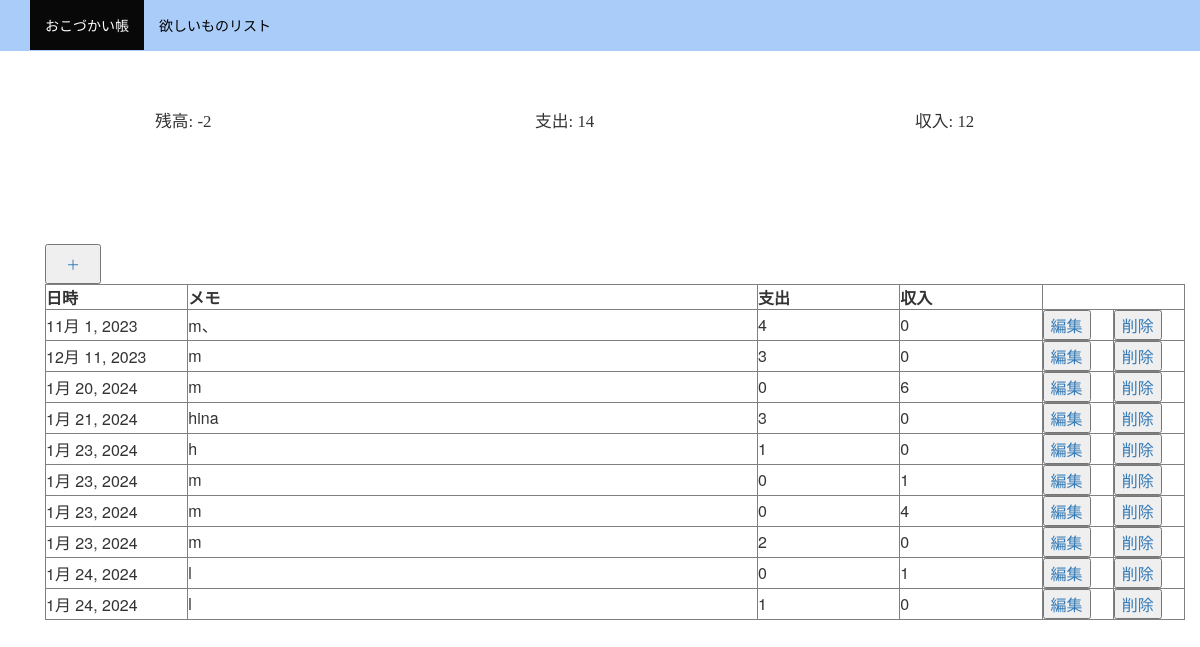
The app's page /app/passbook/ with its own data.
### app/models.py (models this page shows, shortened)
class Money(models.Model):
    duedate = models.DateField("日付",default=timezone.now)
    content = models.TextField("メモ",null=True,blank=False)
    title = models.IntegerField("支出",default=0,null = True,blank=False)
    title2 = models.IntegerField("収入",default=0,null = True,blank=False)
    balance = models.IntegerField(default=0,null = True,blank=True)

### app/views.py (the view)
# urls.py: path('passbook/', views.passbook, name="passbook"),
def passbook(request):
    moneys = Money.objects.order_by("duedate")
    old_title = 0
    old_balance = 0
    old_title2 = 0
    for money in moneys:
        money.titil = old_title + money.title
        old_title = money.titil
        money.titil2 = old_title2 + money.title2
        old_title2 = money.titil2
        money.balance = old_balance + (money.title2 - money.title)
        old_balance = money.balance
        money.save()
    header = ['日付','メモ','支出','収入','残高']
    my_dict2 = {
        'moneys': moneys,
        'header':header,
        'old_title':old_title,
        'old_title2':old_title2,
        'old_balance':old_balance
    }
    return render(request, 'app/passbook.html', my_dict2)

### app/templates/app/passbook.html (shortened to what this page needs)
{% extends './base.html' %}
{% load mathfilters %}
{% block content %}
<nav class="navbar navbar-inverse navbar-fixed-top">
  <div class="container">
        <div id="navbar" class="collapse navbar-collapse">
                <ul class="nav navbar-nav">
                    <li class="active"><a href="{% url 'app:passbook' %}">おこづかい帳</a></li>
                    <li><a href="{% url 'app:want' %}">欲しいものリスト</a></li>
                </ul>
            </div>
        </div>
    </nav>
<div class="container">
            <div class="horizontal-container">
              <p>残高: {{ old_balance }}</p>
              <p>支出: {{ old_title }}</p>
              <p>収入: {{ old_title2 }}</p>
            </div>
            <button><a href="{% url 'app:new' %}" class="btn">＋</a></button>
            <table border="1" width="100%">
              <tr>
                <th width="10%">日時</th>
                <th width="40%">メモ</th>
                <th width="10%">支出</th>
                <th width="10%">収入</th>
              </tr>
              {% for money in moneys %}
              <tr>
                <td width="10%">{{ money.duedate }}</td>
                <td width="40%">{{ money.content }}</td>
                <td width="10%">{{ money.title }}</td>
                <td width="10%">{{ money.title2 }}</td>
                {% if money.title == 0 %}
                  <td width="5%"><button><a href="{% url 'app:edit0' money.id %}">編集</a></td></button>
                {% else %}
                  <td width="5%"><button><a href="{% url 'app:edit' money.id %}">編集</a></td></button>
                {% endif %}
                <td width="5%"><button><a href="{% url 'app:delete' money.id %}">削除</a></td></button>
              </tr>
              {% endfor %}
            </table>
{% endblock %}

### app/templates/app/base.html (shortened to what this page needs)
<html>
    <head>
        <link rel="stylesheet" href="https://maxcdn.bootstrapcdn.com/bootstrap/3.3.6/css/bootstrap.min.css">
    </head>
    <body>
        <nav class="navbar navbar-inverse navbar-fixed-top">
            <div class="container">
                  <div id="navbar" class="collapse navbar-collapse">
                          <ul class="nav navbar-nav">
                              <li><a href="{% url 'app:passbook' %}">おこづかい帳</a></li>
                              <li><a href="{% url 'app:want' %}">欲しいものリスト</a></li>
                          </ul>
                      </div>
                  </div>
              </nav>
          <div class="container">
        {% block content %}
        {% endblock %}
    </body>
</html>

### app/templates/app/base.html (style rules this page uses)
body { background-color: #ffffff; }
.navbar-inverse { background-color:rgb(169, 204, 249); border-color:rgb(169, 204, 249); }
.navbar-inverse .navbar-nav > li > a { color:black; }
p { padding: 10px 10px; margin: 30px; font-size: 120%; font-family: serif; }
.horizontal-container { display: flex; justify-content: space-between; }
.horizontal-container p { width: 30%; margin: 100; }

### records on screen
Money: duedate "11月 1, 2023", content "m、", title "4", title2 "0", shows "編集"
Money: duedate "12月 11, 2023", content "m", title "3", title2 "0", shows "編集"
Money: duedate "1月 20, 2024", content "m", title "0", title2 "6", shows "編集"
Money: duedate "1月 21, 2024", content "hina", title "3", title2 "0", shows "編集"
Money: duedate "1月 23, 2024", content "h", title "1", title2 "0", shows "編集"
Money: duedate "1月 23, 2024", content "m", title "0", title2 "1", shows "編集"
Money: duedate "1月 23, 2024", content "m", title "0", title2 "4", shows "編集"
Money: duedate "1月 23, 2024", content "m", title "2", title2 "0", shows "編集"
Money: duedate "1月 24, 2024", content "l", title "0", title2 "1", shows "編集"
Money: duedate "1月 24, 2024", content "l", title "1", title2 "0", shows "編集"

### other values on screen
{{ old_balance }} "-2"
{{ old_title }} "14"
{{ old_title2 }} "12"
